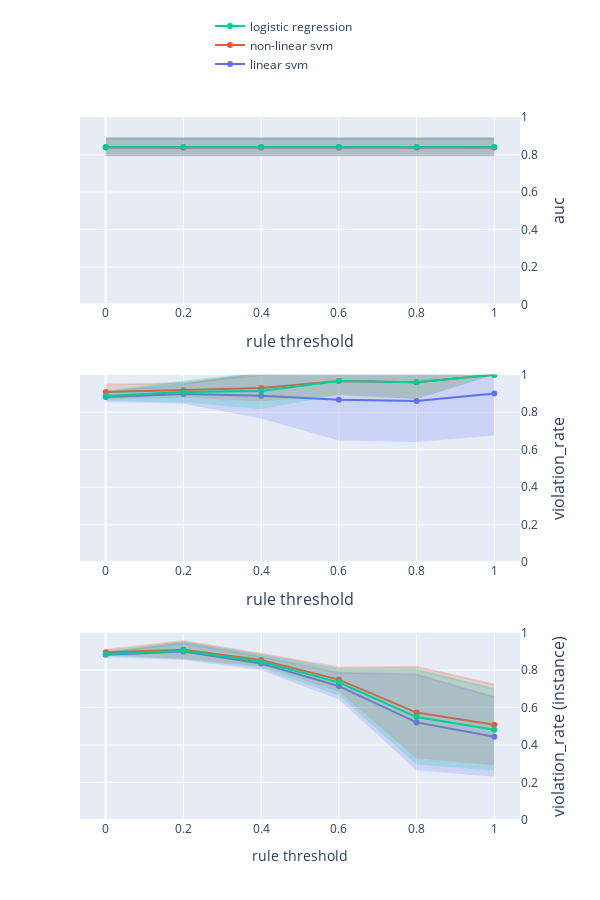

Here is the notebook cell this chart was saved with:
### Code cell
import plotly.graph_objects as go
from plotly.subplots import make_subplots


# グラフのデータを準備
# index = ['l-SVM-p', 'r-SVM-p', 'LogReg-p']

# index = [
#     'linear svm (L)', 
#     'non-linear svm (L)', 
#     'logistic regression (L)'
# ]

index = [
    'linear svm', 
    'non-linear svm', 
    'logistic regression'
]

# index = [
#     'RuleFit Classifier (disc)',
#     'tree generator (disc)',
#     'RuleFit Classifier (conti)', 
#     'tree generator (conti)',
# ]

columns = ['auc', 'violation_rate', 'violation_rate (instance)']

title_text = "rule threshold"


# サブプロットの作成
# fig = make_subplots(rows=1, cols=2, subplot_titles=('AUC', 'ルール違反率'))
fig = make_subplots(rows=len(columns), cols=1)
showlegend=True

for row_num, col in enumerate(columns):
    tmp_mean = pd.DataFrame(
        [{info: df.loc[model_name, col] for info, df in zip(infos, dfs_mean)} for model_name in index],
        index=index
    )
    tmp_std = pd.DataFrame(
        [{info: df.loc[model_name, col] for info, df in zip(infos, dfs_std)} for model_name in index],
        index=index
    )

    # グラフ1: AUC
    for i in range(len(tmp_mean)):
        fig.add_trace(
            go.Scatter(
                x=tmp_mean.columns,
                y=tmp_mean.iloc[i, :],
                mode='lines+markers',
                name=tmp_mean.index[i],
                line=dict(color=colors_mean[i]),  # ラインの色を設定
                marker=dict(color=colors_mean[i]),  # マーカーの色を設定
                showlegend=showlegend,
            ),
            row=row_num+1, col=1
        )
        fig.add_trace(
            go.Scatter(
                x=tmp_mean.columns,
                y=tmp_mean.iloc[i, :] + tmp_std.iloc[i, :],
                mode='lines',
                line=dict(color=colors_std[i]),  # ラインの色を設定
                showlegend=False
            ),
            row=row_num+1, col=1
        )
        fig.add_trace(
            go.Scatter(
                x=tmp_mean.columns,
                y=tmp_mean.iloc[i, :] - tmp_std.iloc[i, :],
                mode='lines',
                fill='tonexty',
                fillcolor=colors_std[i],
                line=dict(color='rgba(255,255,255,0)'),
                showlegend=False
            ),
            row=row_num+1, col=1
        )
    
    # x, y 軸の設定
    fig.update_xaxes(title_text=title_text, row=row_num+1, col=1)
    fig.update_yaxes(title_text=col, range=[0, 1], row=row_num+1, col=1, side='right', title_font=dict(size=16))

    showlegend=False
    
# レイアウトの設定
fig.update_layout(
    height=len(columns) * 300,
    width=600,
    xaxis=dict(
        domain=[0, 1],  # 左側のsubplotの幅を調整
        title_font=dict(size=16)
    ),
    xaxis2=dict(
        domain=[0, 1],  # 右側のsubplotの幅を調整
        title_font=dict(size=16)
    ),
    legend=dict(
        x=0.5,
        y=1.15,
        orientation='h'  # 水平配置
    ),
)


# グラフの表示
fig.show()

### Figure 1 — Plotly figure (JSON) as saved in the notebook; plotly's stock layout.template omitted (floating-point values rounded to 4 significant figures)
{"data": [{"line": {"color": "rgba(99,110,250,1)"}, "marker": {"color": "rgba(99,110,250,1)"}, "mode": "lines+markers", "name": "linear svm", "showlegend": true, "type": "scatter", "x": [0, 0.2, 0.4, 0.6, 0.8, 1], "xaxis": "x", "y": [0.8378, 0.8378, 0.8378, 0.8378, 0.8378, 0.8378], "yaxis": "y"}, {"line": {"color": "rgba(99,110,250,0.2)"}, "mode": "lines", "showlegend": false, "type": "scatter", "x": [0, 0.2, 0.4, 0.6, 0.8, 1], "xaxis": "x", "y": [0.8832, 0.8832, 0.8832, 0.8832, 0.8832, 0.8832], "yaxis": "y"}, {"fill": "tonexty", "fillcolor": "rgba(99,110,250,0.2)", "line": {"color": "rgba(255,255,255,0)"}, "mode": "lines", "showlegend": false, "type": "scatter", "x": [0, 0.2, 0.4, 0.6, 0.8, 1], "xaxis": "x", "y": [0.7924, 0.7924, 0.7924, 0.7924, 0.7924, 0.7924], "yaxis": "y"}, {"line": {"color": "rgba(239,85,59,1)"}, "marker": {"color": "rgba(239,85,59,1)"}, "mode": "lines+markers", "name": "non-linear svm", "showlegend": true, "type": "scatter", "x": [0, 0.2, 0.4, 0.6, 0.8, 1], "xaxis": "x", "y": [0.8381, 0.8381, 0.8381, 0.8381, 0.8381, 0.8381], "yaxis": "y"}, {"line": {"color": "rgba(239,85,59,0.2)"}, "mode": "lines", "showlegend": false, "type": "scatter", "x": [0, 0.2, 0.4, 0.6, 0.8, 1], "xaxis": "x", "y": [0.8868, 0.8868, 0.8868, 0.8868, 0.8868, 0.8868], "yaxis": "y"}, {"fill": "tonexty", "fillcolor": "rgba(239,85,59,0.2)", "line": {"color": "rgba(255,255,255,0)"}, "mode": "lines", "showlegend": false, "type": "scatter", "x": [0, 0.2, 0.4, 0.6, 0.8, 1], "xaxis": "x", "y": [0.7894, 0.7894, 0.7894, 0.7894, 0.7894, 0.7894], "yaxis": "y"}, {"line": {"color": "rgba(0,204,150,1)"}, "marker": {"color": "rgba(0,204,150,1)"}, "mode": "lines+markers", "name": "logistic regression", "showlegend": true, "type": "scatter", "x": [0, 0.2, 0.4, 0.6, 0.8, 1], "xaxis": "x", "y": [0.8406, 0.8406, 0.8406, 0.8406, 0.8406, 0.8406], "yaxis": "y"}, {"line": {"color": "rgba(0,204,150,0.2)"}, "mode": "lines", "showlegend": false, "type": "scatter", "x": [0, 0.2, 0.4, 0.6, 0.8, 1], "xaxis": "x", "y": [0.888, 0.888, 0.888, 0.888, 0.888, 0.888], "yaxis": "y"}, {"fill": "tonexty", "fillcolor": "rgba(0,204,150,0.2)", "line": {"color": "rgba(255,255,255,0)"}, "mode": "lines", "showlegend": false, "type": "scatter", "x": [0, 0.2, 0.4, 0.6, 0.8, 1], "xaxis": "x", "y": [0.7931, 0.7931, 0.7931, 0.7931, 0.7931, 0.7931], "yaxis": "y"}, {"line": {"color": "rgba(99,110,250,1)"}, "marker": {"color": "rgba(99,110,250,1)"}, "mode": "lines+markers", "name": "linear svm", "showlegend": false, "type": "scatter", "x": [0, 0.2, 0.4, 0.6, 0.8, 1], "xaxis": "x2", "y": [0.8813, 0.897, 0.8885, 0.8667, 0.86, 0.9], "yaxis": "y2"}, {"line": {"color": "rgba(99,110,250,0.2)"}, "mode": "lines", "showlegend": false, "type": "scatter", "x": [0, 0.2, 0.4, 0.6, 0.8, 1], "xaxis": "x2", "y": [0.9081, 0.949, 1.01, 1.084, 1.079, 1.124], "yaxis": "y2"}, {"fill": "tonexty", "fillcolor": "rgba(99,110,250,0.2)", "line": {"color": "rgba(255,255,255,0)"}, "mode": "lines", "showlegend": false, "type": "scatter", "x": [0, 0.2, 0.4, 0.6, 0.8, 1], "xaxis": "x2", "y": [0.8545, 0.8449, 0.7665, 0.6494, 0.6409, 0.6764], "yaxis": "y2"}, {"line": {"color": "rgba(239,85,59,1)"}, "marker": {"color": "rgba(239,85,59,1)"}, "mode": "lines+markers", "name": "non-linear svm", "showlegend": false, "type": "scatter", "x": [0, 0.2, 0.4, 0.6, 0.8, 1], "xaxis": "x2", "y": [0.9086, 0.9172, 0.9288, 0.9667, 0.96, 1], "yaxis": "y2"}, {"line": {"color": "rgba(239,85,59,0.2)"}, "mode": "lines", "showlegend": false, "type": "scatter", "x": [0, 0.2, 0.4, 0.6, 0.8, 1], "xaxis": "x2", "y": [0.9475, 0.9556, 0.9994, 1.041, 1.049, 1], "yaxis": "y2"}, {"fill": "tonexty", "fillcolor": "rgba(239,85,59,0.2)", "line": {"color": "rgba(255,255,255,0)"}, "mode": "lines", "showlegend": false, "type": "scatter", "x": [0, 0.2, 0.4, 0.6, 0.8, 1], "xaxis": "x2", "y": [0.8696, 0.8788, 0.8583, 0.8921, 0.8706, 1], "yaxis": "y2"}, {"line": {"color": "rgba(0,204,150,1)"}, "marker": {"color": "rgba(0,204,150,1)"}, "mode": "lines+markers", "name": "logistic regression", "showlegend": false, "type": "scatter", "x": [0, 0.2, 0.4, 0.6, 0.8, 1], "xaxis": "x2", "y": [0.8869, 0.9081, 0.9135, 0.9667, 0.96, 1], "yaxis": "y2"}, {"line": {"color": "rgba(0,204,150,0.2)"}, "mode": "lines", "showlegend": false, "type": "scatter", "x": [0, 0.2, 0.4, 0.6, 0.8, 1], "xaxis": "x2", "y": [0.9112, 0.9638, 1.01, 1.041, 1.049, 1], "yaxis": "y2"}, {"fill": "tonexty", "fillcolor": "rgba(0,204,150,0.2)", "line": {"color": "rgba(255,255,255,0)"}, "mode": "lines", "showlegend": false, "type": "scatter", "x": [0, 0.2, 0.4, 0.6, 0.8, 1], "xaxis": "x2", "y": [0.8626, 0.8524, 0.8168, 0.8921, 0.8706, 1], "yaxis": "y2"}, {"line": {"color": "rgba(99,110,250,1)"}, "marker": {"color": "rgba(99,110,250,1)"}, "mode": "lines+markers", "name": "linear svm", "showlegend": false, "type": "scatter", "x": [0, 0.2, 0.4, 0.6, 0.8, 1], "xaxis": "x3", "y": [0.881, 0.8982, 0.8349, 0.7144, 0.5207, 0.4436], "yaxis": "y3"}, {"line": {"color": "rgba(99,110,250,0.2)"}, "mode": "lines", "showlegend": false, "type": "scatter", "x": [0, 0.2, 0.4, 0.6, 0.8, 1], "xaxis": "x3", "y": [0.8941, 0.9426, 0.8711, 0.7864, 0.7765, 0.6563], "yaxis": "y3"}, {"fill": "tonexty", "fillcolor": "rgba(99,110,250,0.2)", "line": {"color": "rgba(255,255,255,0)"}, "mode": "lines", "showlegend": false, "type": "scatter", "x": [0, 0.2, 0.4, 0.6, 0.8, 1], "xaxis": "x3", "y": [0.8679, 0.8538, 0.7986, 0.6423, 0.2649, 0.2308], "yaxis": "y3"}, {"line": {"color": "rgba(239,85,59,1)"}, "marker": {"color": "rgba(239,85,59,1)"}, "mode": "lines+markers", "name": "non-linear svm", "showlegend": false, "type": "scatter", "x": [0, 0.2, 0.4, 0.6, 0.8, 1], "xaxis": "x3", "y": [0.8948, 0.9076, 0.8537, 0.7488, 0.5731, 0.5075], "yaxis": "y3"}, {"line": {"color": "rgba(239,85,59,0.2)"}, "mode": "lines", "showlegend": false, "type": "scatter", "x": [0, 0.2, 0.4, 0.6, 0.8, 1], "xaxis": "x3", "y": [0.9077, 0.9545, 0.8869, 0.8133, 0.8175, 0.7231], "yaxis": "y3"}, {"fill": "tonexty", "fillcolor": "rgba(239,85,59,0.2)", "line": {"color": "rgba(255,255,255,0)"}, "mode": "lines", "showlegend": false, "type": "scatter", "x": [0, 0.2, 0.4, 0.6, 0.8, 1], "xaxis": "x3", "y": [0.882, 0.8607, 0.8206, 0.6843, 0.3288, 0.292], "yaxis": "y3"}, {"line": {"color": "rgba(0,204,150,1)"}, "marker": {"color": "rgba(0,204,150,1)"}, "mode": "lines+markers", "name": "logistic regression", "showlegend": false, "type": "scatter", "x": [0, 0.2, 0.4, 0.6, 0.8, 1], "xaxis": "x3", "y": [0.8857, 0.9028, 0.8446, 0.7341, 0.5492, 0.4816], "yaxis": "y3"}, {"line": {"color": "rgba(0,204,150,0.2)"}, "mode": "lines", "showlegend": false, "type": "scatter", "x": [0, 0.2, 0.4, 0.6, 0.8, 1], "xaxis": "x3", "y": [0.8964, 0.9477, 0.8797, 0.8034, 0.8025, 0.6987], "yaxis": "y3"}, {"fill": "tonexty", "fillcolor": "rgba(0,204,150,0.2)", "line": {"color": "rgba(255,255,255,0)"}, "mode": "lines", "showlegend": false, "type": "scatter", "x": [0, 0.2, 0.4, 0.6, 0.8, 1], "xaxis": "x3", "y": [0.8749, 0.858, 0.8095, 0.6647, 0.2958, 0.2646], "yaxis": "y3"}], "layout": {"height": 900, "legend": {"orientation": "h", "x": 0.5, "y": 1.15}, "width": 600, "xaxis": {"anchor": "y", "domain": [0, 1], "title": {"font": {"size": 16}, "text": "rule threshold"}}, "xaxis2": {"anchor": "y2", "domain": [0, 1], "title": {"font": {"size": 16}, "text": "rule threshold"}}, "xaxis3": {"anchor": "y3", "domain": [0, 1], "title": {"text": "rule threshold"}}, "yaxis": {"anchor": "x", "domain": [0.7333, 1], "range": [0, 1], "side": "right", "title": {"font": {"size": 16}, "text": "auc"}}, "yaxis2": {"anchor": "x2", "domain": [0.3667, 0.6333], "range": [0, 1], "side": "right", "title": {"font": {"size": 16}, "text": "violation_rate"}}, "yaxis3": {"anchor": "x3", "domain": [0, 0.2667], "range": [0, 1], "side": "right", "title": {"font": {"size": 16}, "text": "violation_rate (instance)"}}}}
